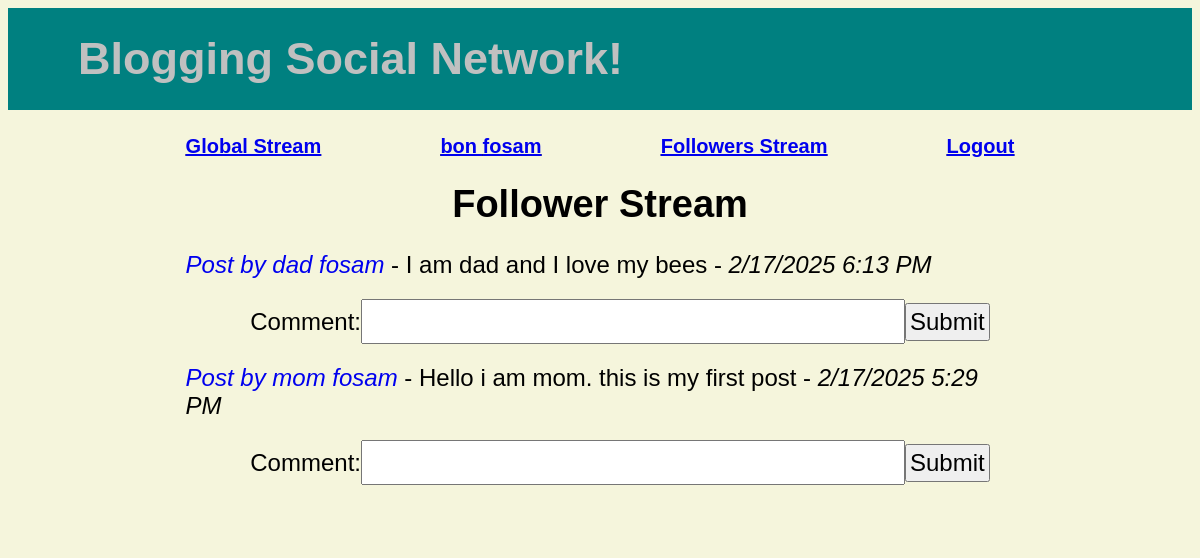
Page /socialnetwork/follower/ (signed in) on the committed database.
### socialnetwork/models.py (models this page shows, shortened)
class Post(models.Model):
    message = models.CharField(max_length=200, verbose_name="New Post") #NEED TO SITE VERBOSE NAME
    user = models.ForeignKey(User, on_delete = models.PROTECT, related_name="post")
    creation_time = models.DateTimeField()

### socialnetwork/views.py (the view, shortened to what this page needs)
# urls.py: path('follower/', views.follower_stream_action, name='follower_stream'), #this shows the follower stream
@login_required
def follower_stream_action(request):
    if request.method == 'GET':
        posts = Post.objects.all().order_by('-creation_time') #CITE CREATION TIME!!
        context = {'post_form': postForm(), 'comment_form': commentForm(), 'posts': posts}
        return render(request, 'socialnetwork/follower_stream.html', context)

### socialnetwork/forms.py
class postForm(forms.ModelForm):
    class Meta:
        model = Post
        fields = ['message']
        labels = {
            'message': 'New Post'  # This sets the label in the form
        }
        widgets = {
            'message': forms.TextInput(attrs={'id': 'id_post_input_text'})
        }
        exclude = (
            'user',
            'creation_time',
        )

class commentForm(forms.Form):
    comment = forms.CharField(label = "Comment", required=False, max_length=300, widget= forms.TextInput(attrs={'id': 'id_comment_input_text_n'}))

### socialnetwork/templates/socialnetwork/follower_stream.html
{% extends "socialnetwork/base.html" %}
{% block content %}
    <div class = "id_register_link" id = "id_register_link">
        <a id = "id_nav_global_stream" href="{% url 'stream' %}">Global Stream</a>
        <a id = "id_nav_profile" href="{% url 'profile' %}">{{ user.first_name }} {{ user.last_name }}</a>
        <a id = "id_nav_follower_stream" href="{% url 'follower_stream' %}">Followers Stream</a>
        <a id = "id_nav_logout" href="{% url 'logout' %}">Logout</a>
    </div>
    <div class = "id_page_name" id = "id_page_name">Follower Stream</div>
    {% for post in posts %}
        {% if post.user in request.user.profile.following.all %}
            <div class="id_post_div_" id="id_post_div_{{ post.id }}">
                <a class='id_post_profile_' id = 'id_post_profile_{{ post.id }}' href = "{% url 'follower_page' post.user.id %}">Post by {{ post.user.first_name }} {{ post.user.last_name }} </a>
                -
                <span id = 'id_post_text_{{ post.id }}'> {{ post.message }} </span>
                -
                <span class = 'id_post_date_time_' id = 'id_post_date_time_{{ post.id }}'> {{ post.creation_time|date:"n/j/Y g:i A"}}</span>
                <div class = "id_comment_input_text_">
                    <label for="id_comment_input_text_{{ post.id }}">Comment: </label>
                    <input id="id_comment_input_text_{{ post.id }}"name="id_comment_input_text_" type="text">
                    <button id= "id_comment_button_{{ post.id }}" name="id_comment_button_" type="submit">Submit</button>
            </div>
        {% endif %}
    {% endfor %}
{% endblock %}

### socialnetwork/static/socialnetwork/base.css (style rules this page uses)
.body { background-color: beige; }
.id_page_name { padding: 25px; text-align: center; font-weight: bold; font-size: 38px; }
.id_register_link, .id_login_link { text-align:right; font-weight:bold; font-size: 20px; text-decoration: underline; display: flex; justify-content: space-between; gap: 20px; }
.id_post_input_text input, .id_comment_input_text_1 input, input { width: 500px; height: 1px; padding: 20px; font-size: large; }
.id_comment_input_text_ { display: flex; justify-content: center; align-items: center; text-align: center; width: 100%; padding: 20px; }
.id_post_div_ { text-align: left; margin-left: 0; padding-left: 0; width: 100%; }
span.id_post_date_time_ { font-style: italic !important; }
a.id_post_profile_ { font-style: italic !important; text-decoration: none; }
button { font-size: x-large; padding: 3px; }

### rows in the picture
Post: user.first_name "dad", user.last_name "fosam", message "I am dad and I love my bees", creation_time "2/17/2025 6:13 PM"
Post: user.first_name "mom", user.last_name "fosam", message "Hello i am mom. this is my first post", creation_time "2/17/2025 5:29 PM"

### other values in the picture
{{ user.first_name }} "bon"
{{ user.last_name }} "fosam"
